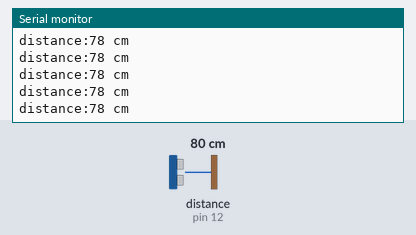
The sketch below on a simulated Arduino Uno, built with avr-gcc and run on an emulated ATmega328P. Parts: the last lines printed to the serial monitor. Wiring (inferred from the names in the program): ultrasonic range finder: trigger pin 13; echo pin 12. The inputs (shaded band) are chosen by the test bench; at power-on: distance to the obstacle (sensor on pin 12) 80 cm. The echo pulse lasts 58.3 µs per cm.

Above: at 1.2 s.
1.3 s: distance to the obstacle (sensor on pin 12) set to 2 cm
At 1.38 s:
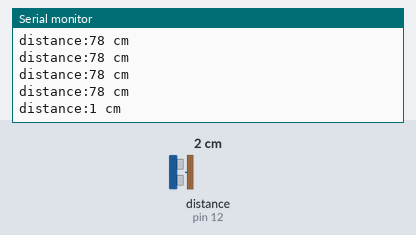
4.3 s: distance to the obstacle (sensor on pin 12) set to 4 cm
At 4.3 s:
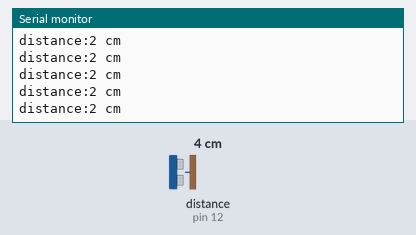
5.8 s: distance to the obstacle (sensor on pin 12) set to 35 cm
At 5.82 s:
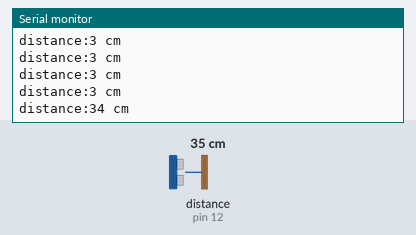
Timing chart, 0 to 8.8 s (numbered marks = the images above; inputs shaded):
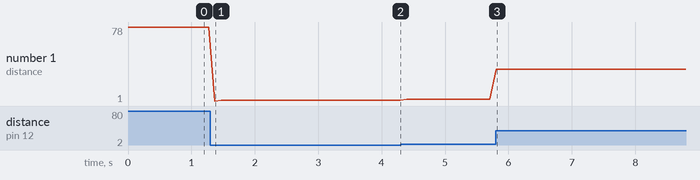

The sketch:

__2_Ultrasonic_sensor.ino
```cpp
int trig = 13; // trig 핀 연결
int echo = 12; // echo 핀 연결

void setup() {
  Serial.begin(9600);
  pinMode(echo, INPUT);
  pinMode(trig, OUTPUT);
}

void loop() {
  long duration, distance;
  digitalWrite(trig, HIGH);  // trig에서 초음파 발생(echoPin도 HIGH)
  delayMicroseconds(10);
  digitalWrite(trig, LOW);
  duration = pulseIn(echo, HIGH); // echo에서 입력받은 시간
  distance = ((float)(340 * duration) / 10000) / 2; // 거리 계산
  Serial.print("distance:"); // 거리 출력
  Serial.print(distance);
  Serial.println(" cm");
  delay(100);
}
```

Measured:
- after the input at 1.3 s, the serial monitor: prints a new line after 0.07 s (image 1)
- after the input at 5.8 s, the serial monitor: prints a new line at once (image 3)
- plotted number 1: 78 → 2 after the input at 1.3 s, 2 → 3 after the input at 4.3 s, 3 → 34 after the input at 5.8 s
